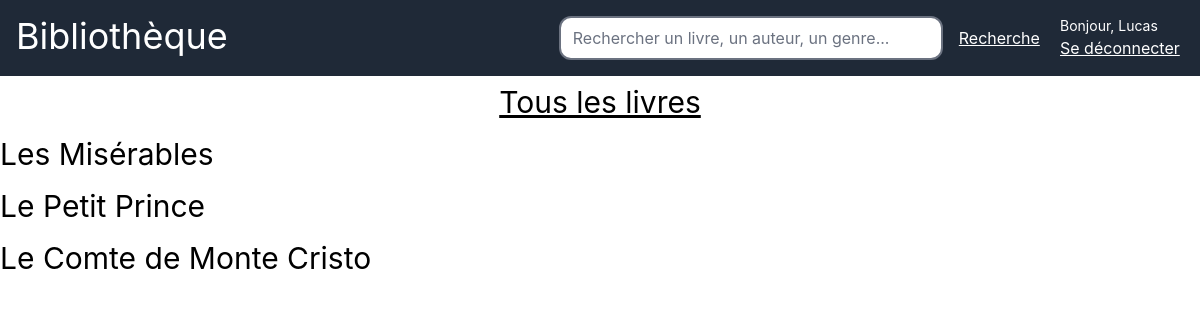
/all_books.php (signed in), run on the app's committed database.
### tables this page shows
CREATE TABLE `livre` (
  `id_livre` int(10) NOT NULL,
  `nom_livre` varchar(255) DEFAULT NULL,
  `genre_livre` varchar(255) DEFAULT NULL,
  `auteur_livre` varchar(255) DEFAULT NULL,
  `annee_livre` int(10) DEFAULT NULL,
  `tome_livre` int(10) DEFAULT NULL,
  `etat_livre` varchar(255) NOT NULL DEFAULT 'Disponible',
  `date_retour` date DEFAULT (curdate() + interval 7 day),
  `date_emprunt` date DEFAULT curdate()
);

### src/all_books.php (the view, shortened to what this page needs)
<?php
require_once "includes/dbh.inc.php";
$query_all_books = "SELECT * FROM livre";
$stmt_all_books = $pdo->prepare($query_all_books);
$stmt_all_books->execute();
$all_books = $stmt_all_books->fetchAll();
?>
<!DOCTYPE html>
<html lang="en">
<head>
    <link rel="stylesheet" href="output.css">
    <link href="https://cdnjs.cloudflare.com/ajax/libs/flowbite/2.3.0/flowbite.min.css" rel="stylesheet" />
</head>
<body>
    <header class="flex bg-gray-800 text-white p-4">
        <div class="flex w-full">
            <a href="index.php">
                <h1 class="text-4xl flex justify-center items-center"> Bibliothèque </h1>
            </a>
        </div>
        <div class="flex w-full justify-end items-center">
            <form class="flex" action="search_book.php" method="post">
                <input class=" text-black w-96 border-2 rounded-xl border-black" type="text" name="key" placeholder="Rechercher un livre, un auteur, un genre...">
                <button class="mx-4 underline hover:font-bold" type="submit" name="submit">Recherche</button>
            </form>
        </div>
        <div class="flex w-72 justify-center items-center">
            <div class="flex flex-col">
                <?php
                if (isset($_SESSION["user_username"])) {
                    echo '<form action="includes/logout.inc.php" method="post">';
                    echo '<h1 class="font-title text-sm">' .   "Bonjour, " . $_SESSION["user_username"] . '</h1>';
                    echo '<button type="submit" class="underline hover:font-bold">Se déconnecter</button>';
                    echo '</form>';
                } else {
                    echo '<a class="flex underline hover:text-red-600  justify-center items-center" href="includes/users/login.php">Connexion</a>';
                }
                ?>
            </div>
        </div>
    </header>
    <div class="flex flex-col w-auto h-auto">
        <h1 class="flex justify-center items-center text-3xl py-2 w-auto underline">Tous les livres</h1>
        <?php
        foreach ($all_books as $book) {
            echo '<a href="selected_book.php?id=' . $book['id_livre'] . '" class="text-3xl py-2 w-auto">' . $book['nom_livre'] . '</a>';
        }
        ?>
    </div>
</body>
</html>

### data on the page
livre: nom_livre "Les Misérables"
livre: nom_livre "Le Petit Prince"
livre: nom_livre "Le Comte de Monte Cristo"

### other printed values
$_SESSION["user_username"] "Lucas"
